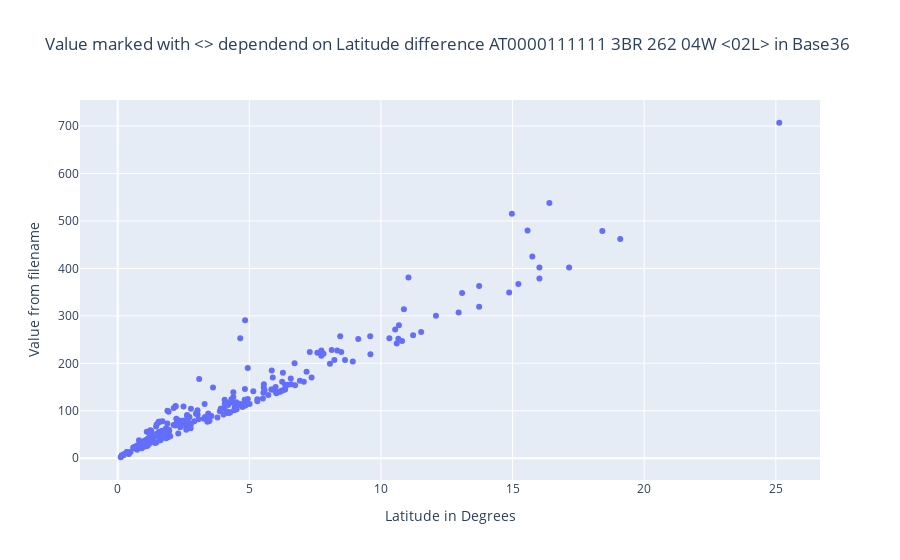

Notebook code cell kept with this figure:
### Code cell
fig = px.scatter(
    df,
    x="angleDiffLatgitude",
    y="f4",
    color="continent",
    title="Value marked with <> dependend on Latitude difference AT0000111111 3BR 262 04W <02L> in Base36",
    hover_name="name",
    hover_data=["angleDiffLatgitude", "f4"],
    labels={
        "f4": "Value from filename",
        "angleDiffLatgitude": "Latitude in Degrees",
    },
)
fig.write_html("docs/f4-angleDiffLatgitude.html")
fig.show()

### Figure 1 — Plotly figure (JSON) as saved in the notebook; plotly's stock layout.template omitted (floating-point values rounded to 4 significant figures; data arrays with more than 128 entries replaced by an {"elided": "..."} marker saying what was removed)
{"data": [{"hovertemplate": "<b>%{hovertext}</b><br><br>Latitude in Degrees=%{x}<br>Value from filename=%{y}<extra></extra>", "hovertext": {"elided": "253 str values"}, "legendgroup": "", "marker": {"color": "#636efa", "symbol": "circle"}, "mode": "markers", "name": "", "orientation": "v", "showlegend": false, "type": "scatter", "x": {"elided": "253 float values"}, "xaxis": "x", "y": {"elided": "253 int values"}, "yaxis": "y"}], "layout": {"legend": {"tracegroupgap": 0}, "title": {"text": "Value marked with <> dependend on Latitude difference AT0000111111 3BR 262 04W <02L> in Base36"}, "xaxis": {"anchor": "y", "domain": [0, 1], "title": {"text": "Latitude in Degrees"}}, "yaxis": {"anchor": "x", "domain": [0, 1], "title": {"text": "Value from filename"}}}}
